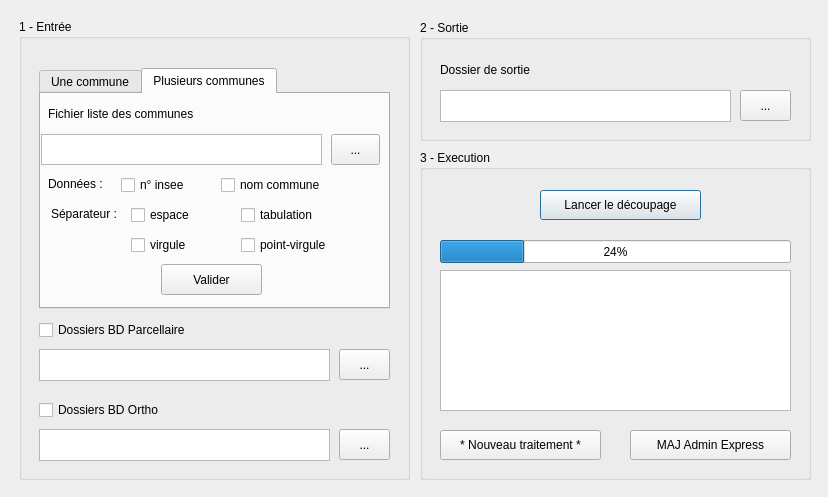
<?xml version="1.0" encoding="UTF-8"?>
<ui version="4.0">
 <class>ExtractRGEDialogBase</class>
 <widget class="QDialog" name="ExtractRGEDialogBase">
  <property name="geometry">
   <rect>
    <x>0</x>
    <y>0</y>
    <width>828</width>
    <height>497</height>
   </rect>
  </property>
  <property name="windowTitle">
   <string>Extract RGE</string>
  </property>
  <widget class="QGroupBox" name="groupBox_entree">
   <property name="geometry">
    <rect>
     <x>19</x>
     <y>19</y>
     <width>391</width>
     <height>461</height>
    </rect>
   </property>
   <property name="title">
    <string>1 - Entrée</string>
   </property>
   <widget class="QTabWidget" name="tabWidget">
    <property name="geometry">
     <rect>
      <x>20</x>
      <y>49</y>
      <width>351</width>
      <height>241</height>
     </rect>
    </property>
    <property name="currentIndex">
     <number>1</number>
    </property>
    <widget class="QWidget" name="tabOneCom">
     <attribute name="title">
      <string>Une commune</string>
     </attribute>
     <widget class="QLabel" name="label_codeCom">
      <property name="geometry">
       <rect>
        <x>10</x>
        <y>7</y>
        <width>231</width>
        <height>31</height>
       </rect>
      </property>
      <property name="text">
       <string>Saisir le code INSEE de la commune</string>
      </property>
     </widget>
     <widget class="QToolButton" name="toolButton_searchOneCom">
      <property name="geometry">
       <rect>
        <x>120</x>
        <y>50</y>
        <width>101</width>
        <height>31</height>
       </rect>
      </property>
      <property name="text">
       <string>Rechercher</string>
      </property>
     </widget>
     <widget class="QLabel" name="label_nomCom">
      <property name="geometry">
       <rect>
        <x>10</x>
        <y>100</y>
        <width>221</width>
        <height>21</height>
       </rect>
      </property>
      <property name="text">
       <string>Commune trouvée :</string>
      </property>
     </widget>
     <widget class="QToolButton" name="toolButton_validateOneCom">
      <property name="geometry">
       <rect>
        <x>120</x>
        <y>160</y>
        <width>101</width>
        <height>34</height>
       </rect>
      </property>
      <property name="text">
       <string>Valider</string>
      </property>
     </widget>
     <widget class="QTextEdit" name="textEdit_inseeCom">
      <property name="geometry">
       <rect>
        <x>230</x>
        <y>10</y>
        <width>104</width>
        <height>31</height>
       </rect>
      </property>
     </widget>
     <widget class="QTextEdit" name="textEdit_nameCom">
      <property name="geometry">
       <rect>
        <x>10</x>
        <y>120</y>
        <width>321</width>
        <height>31</height>
       </rect>
      </property>
     </widget>
    </widget>
    <widget class="QWidget" name="tabMultiCom">
     <attribute name="title">
      <string>Plusieurs communes</string>
     </attribute>
     <widget class="QLabel" name="label_listCom">
      <property name="geometry">
       <rect>
        <x>7</x>
        <y>10</y>
        <width>331</width>
        <height>20</height>
       </rect>
      </property>
      <property name="text">
       <string>Fichier liste des communes</string>
      </property>
     </widget>
     <widget class="QToolButton" name="toolButton_searchMultiCom">
      <property name="geometry">
       <rect>
        <x>290</x>
        <y>40</y>
        <width>49</width>
        <height>31</height>
       </rect>
      </property>
      <property name="text">
       <string>...</string>
      </property>
     </widget>
     <widget class="QLabel" name="label_dataListCom">
      <property name="geometry">
       <rect>
        <x>7</x>
        <y>80</y>
        <width>81</width>
        <height>20</height>
       </rect>
      </property>
      <property name="text">
       <string>Données : </string>
      </property>
     </widget>
     <widget class="QLabel" name="label_separateur">
      <property name="geometry">
       <rect>
        <x>10</x>
        <y>110</y>
        <width>91</width>
        <height>20</height>
       </rect>
      </property>
      <property name="text">
       <string>Séparateur : </string>
      </property>
     </widget>
     <widget class="QCheckBox" name="checkBox_insee">
      <property name="geometry">
       <rect>
        <x>80</x>
        <y>80</y>
        <width>88</width>
        <height>22</height>
       </rect>
      </property>
      <property name="text">
       <string>n° insee</string>
      </property>
     </widget>
     <widget class="QCheckBox" name="checkBox_nomCom">
      <property name="geometry">
       <rect>
        <x>180</x>
        <y>80</y>
        <width>131</width>
        <height>22</height>
       </rect>
      </property>
      <property name="text">
       <string>nom commune</string>
      </property>
     </widget>
     <widget class="QCheckBox" name="checkBox_espace">
      <property name="geometry">
       <rect>
        <x>90</x>
        <y>110</y>
        <width>88</width>
        <height>22</height>
       </rect>
      </property>
      <property name="text">
       <string>espace</string>
      </property>
     </widget>
     <widget class="QCheckBox" name="checkBox_tabulation">
      <property name="geometry">
       <rect>
        <x>200</x>
        <y>110</y>
        <width>121</width>
        <height>22</height>
       </rect>
      </property>
      <property name="text">
       <string>tabulation</string>
      </property>
     </widget>
     <widget class="QCheckBox" name="checkBox_virgule">
      <property name="geometry">
       <rect>
        <x>90</x>
        <y>140</y>
        <width>88</width>
        <height>22</height>
       </rect>
      </property>
      <property name="text">
       <string>virgule</string>
      </property>
     </widget>
     <widget class="QCheckBox" name="checkBox_pointVirgule">
      <property name="geometry">
       <rect>
        <x>200</x>
        <y>140</y>
        <width>121</width>
        <height>22</height>
       </rect>
      </property>
      <property name="text">
       <string>point-virgule</string>
      </property>
     </widget>
     <widget class="QToolButton" name="toolButton_validateMultiCom">
      <property name="geometry">
       <rect>
        <x>120</x>
        <y>170</y>
        <width>101</width>
        <height>31</height>
       </rect>
      </property>
      <property name="text">
       <string>Valider</string>
      </property>
     </widget>
     <widget class="QTextEdit" name="textEdit_fileMultiCom">
      <property name="geometry">
       <rect>
        <x>0</x>
        <y>40</y>
        <width>281</width>
        <height>31</height>
       </rect>
      </property>
     </widget>
    </widget>
   </widget>
   <widget class="QCheckBox" name="label_folderBDP">
    <property name="geometry">
     <rect>
      <x>20</x>
      <y>300</y>
      <width>351</width>
      <height>22</height>
     </rect>
    </property>
    <property name="text">
     <string>Dossiers BD Parcellaire</string>
    </property>
   </widget>
   <widget class="QToolButton" name="toolButton_searchFolderBDP">
    <property name="geometry">
     <rect>
      <x>320</x>
      <y>330</y>
      <width>51</width>
      <height>31</height>
     </rect>
    </property>
    <property name="text">
     <string>...</string>
    </property>
   </widget>
   <widget class="QCheckBox" name="label_folderBDO">
    <property name="geometry">
     <rect>
      <x>20</x>
      <y>380</y>
      <width>351</width>
      <height>22</height>
     </rect>
    </property>
    <property name="text">
     <string>Dossiers BD Ortho</string>
    </property>
   </widget>
   <widget class="QToolButton" name="toolButton_searchFolderBDO">
    <property name="geometry">
     <rect>
      <x>320</x>
      <y>410</y>
      <width>51</width>
      <height>31</height>
     </rect>
    </property>
    <property name="text">
     <string>...</string>
    </property>
   </widget>
   <widget class="QTextEdit" name="textEdit_folderBDP">
    <property name="geometry">
     <rect>
      <x>20</x>
      <y>330</y>
      <width>291</width>
      <height>32</height>
     </rect>
    </property>
   </widget>
   <widget class="QTextEdit" name="textEdit_folderBDO">
    <property name="geometry">
     <rect>
      <x>20</x>
      <y>410</y>
      <width>291</width>
      <height>32</height>
     </rect>
    </property>
   </widget>
  </widget>
  <widget class="QGroupBox" name="groupBox_sortie">
   <property name="geometry">
    <rect>
     <x>420</x>
     <y>20</y>
     <width>391</width>
     <height>121</height>
    </rect>
   </property>
   <property name="title">
    <string>2 - Sortie</string>
   </property>
   <widget class="QLabel" name="label_folderOutput">
    <property name="geometry">
     <rect>
      <x>20</x>
      <y>40</y>
      <width>351</width>
      <height>20</height>
     </rect>
    </property>
    <property name="text">
     <string>Dossier de sortie</string>
    </property>
   </widget>
   <widget class="QToolButton" name="toolButton_searchFolderOutput">
    <property name="geometry">
     <rect>
      <x>320</x>
      <y>70</y>
      <width>51</width>
      <height>31</height>
     </rect>
    </property>
    <property name="text">
     <string>...</string>
    </property>
   </widget>
   <widget class="QTextEdit" name="textEdit_folderOutput">
    <property name="geometry">
     <rect>
      <x>20</x>
      <y>70</y>
      <width>291</width>
      <height>32</height>
     </rect>
    </property>
   </widget>
  </widget>
  <widget class="QGroupBox" name="groupBox_exe">
   <property name="geometry">
    <rect>
     <x>420</x>
     <y>150</y>
     <width>391</width>
     <height>330</height>
    </rect>
   </property>
   <property name="title">
    <string>3 - Execution</string>
   </property>
   <widget class="QPushButton" name="pushButton_exe">
    <property name="geometry">
     <rect>
      <x>120</x>
      <y>40</y>
      <width>161</width>
      <height>30</height>
     </rect>
    </property>
    <property name="text">
     <string>Lancer le découpage</string>
    </property>
   </widget>
   <widget class="QProgressBar" name="progressBar">
    <property name="geometry">
     <rect>
      <x>20</x>
      <y>90</y>
      <width>351</width>
      <height>23</height>
     </rect>
    </property>
    <property name="value">
     <number>24</number>
    </property>
   </widget>
   <widget class="QPushButton" name="pushButton_quit">
    <property name="geometry">
     <rect>
      <x>20</x>
      <y>280</y>
      <width>161</width>
      <height>30</height>
     </rect>
    </property>
    <property name="text">
     <string>* Nouveau traitement *</string>
    </property>
   </widget>
   <widget class="QTextEdit" name="textEdit_console">
    <property name="geometry">
     <rect>
      <x>20</x>
      <y>120</y>
      <width>351</width>
      <height>141</height>
     </rect>
    </property>
   </widget>
   <widget class="QPushButton" name="pushButton_updateAdminExpress">
    <property name="geometry">
     <rect>
      <x>210</x>
      <y>280</y>
      <width>161</width>
      <height>30</height>
     </rect>
    </property>
    <property name="text">
     <string>MAJ Admin Express</string>
    </property>
   </widget>
  </widget>
 </widget>
 <resources/>
 <connections/>
</ui>
